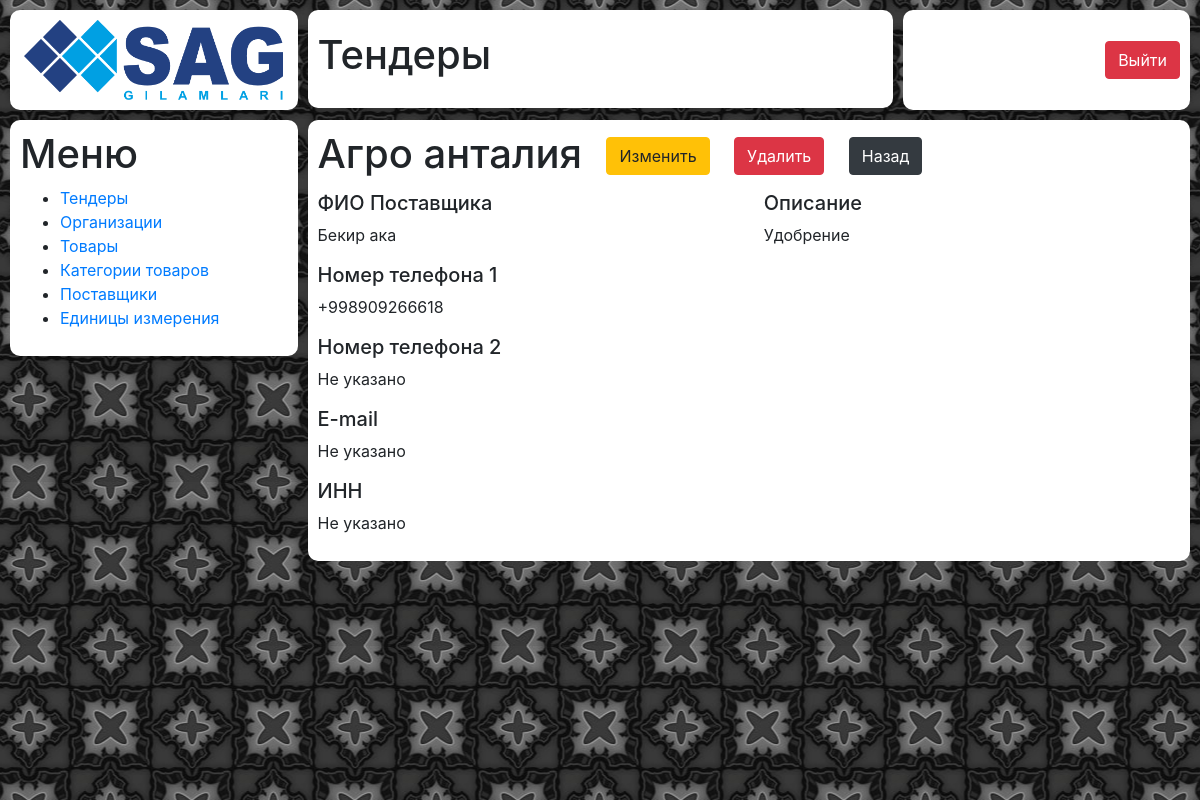
The page /tender/providers/44/ on the database its author committed.
### tender/models.py (models this page shows)
class Provider(models.Model):
    name = models.CharField(verbose_name='Товар', max_length=200)
    contact = models.CharField(max_length=200, null=True, blank=True)
    phone_1 = models.CharField(max_length=200, null=True, blank=True)
    phone_2 = models.CharField(max_length=200, null=True, blank=True)
    email = models.CharField(max_length=200, null=True, blank=True)
    inn = models.CharField(max_length=200, null=True, blank=True)
    description = models.TextField(null=True, blank=True)

### tender/views.py (the view)
# urls.py: path('providers/<int:id>/', views.provider_detail),
def provider_detail(request, id):
    provider = get_object_or_404(Provider, id=id)
    context = {
        'provider': provider,
    }
    return render(request, 'tender/provider_detail.html', context)

### tender/templates/tender/provider_detail.html (shortened to what this page needs)
{% extends 'wrapper.html' %}
{% load static %}
{% block content %}
    <div class="row incidents">
        {% include 'blocks/logo.html' %}
        {% include 'blocks/title.html' %}
        {% include 'blocks/profile.html' %}
        {% include 'blocks/tender/tender_menu.html' %}
        {% include 'blocks/tender/provider_detail.html' %}
    </div>
{% endblock %}

### tender/templates/blocks/tender/provider_detail.html (shortened to what this page needs)
{% load static %}
<div class="col-xl-9 block__wrapper tenders-new">
    <div class="block tenders-new__wrapper">
        <h1 class="tenders-dashboard__title">{{ provider.name }}</h1>
        <a href="edit/" class="btn btn-warning tenders-dashboard__new-tender">Изменить</a>
        <a href="#" class="open-modal_modal btn btn-danger tenders-dashboard__new-tender" data-modal_modal="#del_{{ product.id }}">Удалить</a>
        <a href="/tender/providers/" class="btn btn-dark tenders-dashboard__new-tender">Назад</a>
        <div class="row">
            <div class="col-xl-6">
                <h5>ФИО Поставщика</h5>
                {% if provider.contact %}
                    <p>{{ provider.contact }}</p>
                {% else %}
                    <p>Не указано</p>
                {% endif %}
                <h5>Номер телефона 1</h5>
                {% if provider.phone_1 %}
                    <p>{{ provider.phone_1 }}</p>
                {% else %}
                    <p>Не указано</p>
                {% endif %}
                <h5>Номер телефона 2</h5>
                {% if provider.phone_2 %}
                    <p>{{ provider.phone_2 }}</p>
                {% else %}
                    <p>Не указано</p>
                {% endif %}
                <h5>E-mail</h5>
                {% if provider.email %}
                    <p>{{ provider.email }}</p>
                {% else %}
                    <p>Не указано</p>
                {% endif %}
                <h5>ИНН</h5>
                {% if provider.inn %}
                    <p>{{ provider.inn }}</p>
                {% else %}
                    <p>Не указано</p>
                {% endif %}
            </div>
            <div class="col-xl-6">
                <h5>Описание</h5>
                {% if provider.description %}
                    <p>{{ provider.description }}</p>
                {% else %}
                    <p>Не указано</p>
                {% endif %}
            </div>
        </div>
    </div>
</div>

### mainapp/static/css/style.css (style rules this page uses)
.incidents { padding-left: 10px; }
.tenders-dashboard__title { display: inline-block; }
.tenders-dashboard__new-tender { display: inline-block; margin: 0 0 16px 20px; }
.tenders-new__wrapper { padding: 10px; }
.block { background: #FFFFFF; margin: 10px 10px 0 0; border-radius: 10px; }
.block__wrapper { padding: 0; }

### rows shown on the page
Provider: name "Агро анталия", contact "Бекир ака", phone_1 "+998909266618", description "Удобрение"
